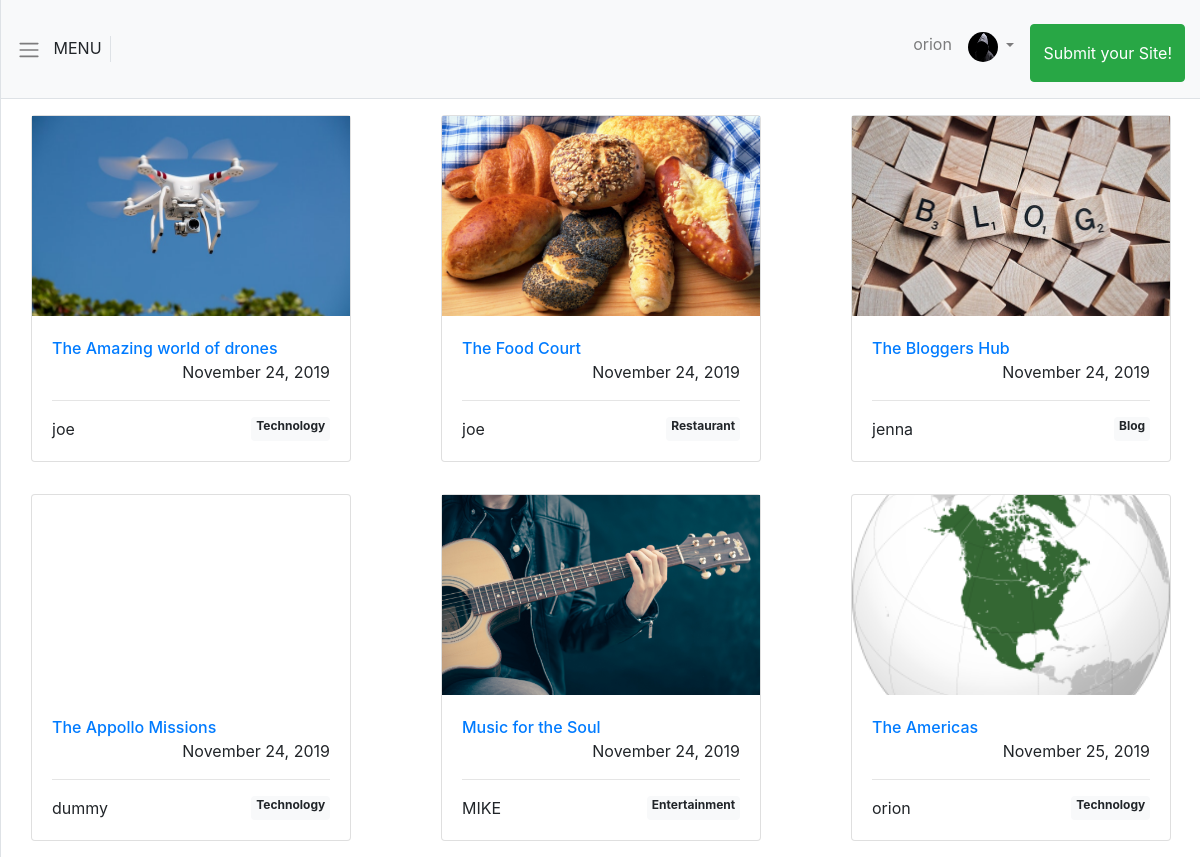
The app's page / (signed in) with its own data.
### accounts/models.py (models this page shows, shortened)
class CustomUser(AbstractUser):
    avatar = models.ImageField(upload_to='avatars', default='default_avatar.jpg')
    bio = models.CharField(max_length=500, null=True, blank=True)
    telephone = models.CharField(max_length=13, blank=True, null=True)
    def __str__(self):
        return self.username

### sites/models.py (models this page shows, shortened)
class Site(models.Model):
    cover = models.ImageField(upload_to='sites_images')
    title = models.CharField(max_length=100)
    description = models.TextField()
    tags = models.ManyToManyField(Tag)
    author = models.ForeignKey(get_user_model(), on_delete=models.CASCADE, related_name='sites')
    created_at = models.DateTimeField(auto_now_add=True, blank=True, null=True)

class Tag(models.Model):
    name = models.CharField(max_length=13)
    def __str__(self):
        return self.name

### sites/views.py (the view)
# urls.py: path('', SiteListView.as_view(), name='home'),
class SiteListView(ListView):
    model = Site
    template_name = 'home.html'

### templates/home.html
{% extends 'base.html'%}
{% block content%}
<div class="row">
    {% for object in object_list %}
    <div class="col-lg-4 col-md-6 my-3">
        <div class="card mx-auto" style="width: 20rem;">
            <a href="{% url 'site' object.id %}">
                <div class="site_display_image" style="background-image: url({{object.cover.url}});"></div>
            </a>
            <div class="card-body site_display_card_body">
                <div>
                    <a href="{% url 'site' object.id %}">
                        <span class="h6 text-center">{{object.title}}</span>
                    </a>
                </div>
                <div style="display:flex; justify-content: flex-end;">
                    <span>{{object.created_at | date:"F d, Y" }}</span>
                </div>
                <hr>
                <div style="display:flex; justify-content:space-between;">
                    <span>{{object.author}}</span>
                    {% for tag in object.tags.all %}
                    <span class="badge badge-light">{{tag}}</span>
                    {% endfor%}
                </div>
            </div>
        </div>
    </div>
    {% endfor %}
</div>
{% endblock content%}

### templates/navbar.html (shortened to what this page needs)
<nav class="navbar navbar-expand-lg navbar-light bg-light border-bottom p-3 my_navbar">
    <div style="cursor: pointer; height: 100%;" id='menu-toggle' class="border-right">
        <span class="navbar-toggler-icon"></span>
        <span class="px-2">MENU</span>
    </div>
    <div class="collapse navbar-collapse" id="navbarSupportedContent">
        <ul class="navbar-nav ml-auto mt-2">
            {% if user.is_authenticated%}
            <li class="nav-item">
                <a class="nav-link" href="{%url 'profile' user.id%}">{{user.username}}</a>
            </li>
            <li class="nav-item dropdown">
                <a class="nav-link dropdown-toggle" href="#" id="navbarDropdown" role="button" data-toggle="dropdown"
                    aria-haspopup="true" aria-expanded="false">
                    <img src="{{user.avatar.url}}" alt="user.username" class="navbar_avatar">
                </a>
            </li>
            <li>
                <a class="btn btn-success btn-large h-100 py-3 ml-2" href="{% url 'add_site' %}">Submit your Site!</a>
            </li>
            {% else %}
            <li class="nav-item">
                <a class="nav-link" href="{% url 'login' %}">REGISTER/LOGIN</a>
            </li>
            {% endif %}
        </ul>
    </div>
</nav>

### static/css/simple-sidebar.css (style rules this page uses)
body { overflow-x: hidden; }

### static/css/main.css (style rules this page uses)
.navbar_avatar { width:30px; height:30px; border-radius: 50%; }
.site_display_image { height:200px; min-width:19rem; background-size: cover; background-position: center; background-repeat: no-repeat; }

### records on screen
CustomUser: username "orion", avatar (placeholder picture)
Site: cover (picture), title "The Amazing world of drones", created_at "November 24, 2019", author "joe"
Tag: name "Technology"
Site: cover (picture), title "The Food Court", created_at "November 24, 2019", author "joe"
Tag: name "Restaurant"
Site: cover (picture), title "The Bloggers Hub", created_at "November 24, 2019", author "jenna"
Tag: name "Blog"
Site: title "The Appollo Missions", created_at "November 24, 2019", author "dummy"
Site: cover (picture), title "Music for the Soul", created_at "November 24, 2019", author "MIKE"
Tag: name "Entertainment"
Site: cover (picture), title "The Americas", created_at "November 25, 2019", author "orion"
